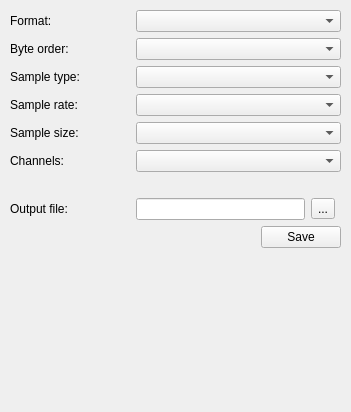
<?xml version="1.0" encoding="UTF-8"?>
<ui version="4.0">
 <class>ViOutputControlWidget</class>
 <widget class="QWidget" name="ViOutputControlWidget">
  <property name="geometry">
   <rect>
    <x>0</x>
    <y>0</y>
    <width>351</width>
    <height>412</height>
   </rect>
  </property>
  <property name="maximumSize">
   <size>
    <width>16777215</width>
    <height>16777215</height>
   </size>
  </property>
  <property name="windowTitle">
   <string>Form</string>
  </property>
  <property name="styleSheet">
   <string/>
  </property>
  <layout class="QGridLayout" name="gridLayout">
   <property name="margin">
    <number>10</number>
   </property>
   <item row="1" column="0" colspan="2">
    <widget class="QWidget" name="formatWidget" native="true">
     <layout class="QGridLayout" name="gridLayout_3">
      <property name="margin">
       <number>0</number>
      </property>
      <item row="0" column="0">
       <widget class="QLabel" name="label_5">
        <property name="minimumSize">
         <size>
          <width>120</width>
          <height>0</height>
         </size>
        </property>
        <property name="maximumSize">
         <size>
          <width>120</width>
          <height>16777215</height>
         </size>
        </property>
        <property name="text">
         <string>Format:</string>
        </property>
       </widget>
      </item>
      <item row="0" column="1">
       <widget class="QComboBox" name="formatBox"/>
      </item>
     </layout>
    </widget>
   </item>
   <item row="4" column="0" colspan="2">
    <widget class="QWidget" name="sampleRateWidget" native="true">
     <layout class="QGridLayout" name="gridLayout_4">
      <property name="margin">
       <number>0</number>
      </property>
      <item row="0" column="0">
       <widget class="QLabel" name="label_2">
        <property name="minimumSize">
         <size>
          <width>120</width>
          <height>0</height>
         </size>
        </property>
        <property name="maximumSize">
         <size>
          <width>120</width>
          <height>16777215</height>
         </size>
        </property>
        <property name="text">
         <string>Sample rate:</string>
        </property>
       </widget>
      </item>
      <item row="0" column="1">
       <widget class="QComboBox" name="sampleRateBox"/>
      </item>
     </layout>
    </widget>
   </item>
   <item row="5" column="0" colspan="2">
    <widget class="QWidget" name="sampleSizeWidget" native="true">
     <layout class="QGridLayout" name="gridLayout_7">
      <property name="margin">
       <number>0</number>
      </property>
      <item row="0" column="0">
       <widget class="QLabel" name="label_3">
        <property name="minimumSize">
         <size>
          <width>120</width>
          <height>0</height>
         </size>
        </property>
        <property name="maximumSize">
         <size>
          <width>120</width>
          <height>16777215</height>
         </size>
        </property>
        <property name="text">
         <string>Sample size:</string>
        </property>
       </widget>
      </item>
      <item row="0" column="1">
       <widget class="QComboBox" name="sampleSizeBox"/>
      </item>
     </layout>
    </widget>
   </item>
   <item row="3" column="0" colspan="2">
    <widget class="QWidget" name="sampleTypeWidget" native="true">
     <layout class="QGridLayout" name="gridLayout_6">
      <property name="margin">
       <number>0</number>
      </property>
      <item row="0" column="0">
       <widget class="QLabel" name="label_4">
        <property name="minimumSize">
         <size>
          <width>120</width>
          <height>0</height>
         </size>
        </property>
        <property name="maximumSize">
         <size>
          <width>120</width>
          <height>16777215</height>
         </size>
        </property>
        <property name="text">
         <string>Sample type:</string>
        </property>
       </widget>
      </item>
      <item row="0" column="1">
       <widget class="QComboBox" name="sampleTypeBox"/>
      </item>
     </layout>
    </widget>
   </item>
   <item row="2" column="0" colspan="2">
    <widget class="QWidget" name="byteOrderWidget" native="true">
     <layout class="QGridLayout" name="gridLayout_5">
      <property name="margin">
       <number>0</number>
      </property>
      <item row="0" column="0">
       <widget class="QLabel" name="label_6">
        <property name="minimumSize">
         <size>
          <width>120</width>
          <height>0</height>
         </size>
        </property>
        <property name="maximumSize">
         <size>
          <width>120</width>
          <height>16777215</height>
         </size>
        </property>
        <property name="text">
         <string>Byte order:</string>
        </property>
       </widget>
      </item>
      <item row="0" column="1">
       <widget class="QComboBox" name="byteOrderBox"/>
      </item>
     </layout>
    </widget>
   </item>
   <item row="6" column="0" colspan="2">
    <widget class="QWidget" name="channelsWidget" native="true">
     <layout class="QGridLayout" name="gridLayout_8">
      <property name="margin">
       <number>0</number>
      </property>
      <item row="0" column="0">
       <widget class="QLabel" name="label_7">
        <property name="minimumSize">
         <size>
          <width>120</width>
          <height>0</height>
         </size>
        </property>
        <property name="maximumSize">
         <size>
          <width>120</width>
          <height>16777215</height>
         </size>
        </property>
        <property name="text">
         <string>Channels:</string>
        </property>
       </widget>
      </item>
      <item row="0" column="1">
       <widget class="QComboBox" name="channelsBox"/>
      </item>
     </layout>
    </widget>
   </item>
   <item row="10" column="0" colspan="2">
    <spacer name="verticalSpacer">
     <property name="orientation">
      <enum>Qt::Vertical</enum>
     </property>
     <property name="sizeHint" stdset="0">
      <size>
       <width>20</width>
       <height>40</height>
      </size>
     </property>
    </spacer>
   </item>
   <item row="9" column="0" colspan="2">
    <widget class="QWidget" name="saveWidget" native="true">
     <layout class="QGridLayout" name="gridLayout_9">
      <property name="margin">
       <number>0</number>
      </property>
      <item row="0" column="1">
       <widget class="QPushButton" name="saveButton">
        <property name="text">
         <string>Save</string>
        </property>
       </widget>
      </item>
      <item row="0" column="0">
       <spacer name="horizontalSpacer">
        <property name="orientation">
         <enum>Qt::Horizontal</enum>
        </property>
        <property name="sizeHint" stdset="0">
         <size>
          <width>40</width>
          <height>20</height>
         </size>
        </property>
       </spacer>
      </item>
     </layout>
    </widget>
   </item>
   <item row="8" column="0">
    <widget class="QWidget" name="fileWidget" native="true">
     <layout class="QGridLayout" name="gridLayout_2">
      <property name="margin">
       <number>0</number>
      </property>
      <item row="0" column="1">
       <widget class="QLineEdit" name="fileLineEdit"/>
      </item>
      <item row="0" column="2">
       <widget class="QToolButton" name="fileButton">
        <property name="text">
         <string>...</string>
        </property>
       </widget>
      </item>
      <item row="0" column="0">
       <widget class="QLabel" name="label">
        <property name="minimumSize">
         <size>
          <width>120</width>
          <height>0</height>
         </size>
        </property>
        <property name="maximumSize">
         <size>
          <width>120</width>
          <height>16777215</height>
         </size>
        </property>
        <property name="text">
         <string>Output file:</string>
        </property>
       </widget>
      </item>
     </layout>
    </widget>
   </item>
   <item row="7" column="0">
    <spacer name="verticalSpacer_2">
     <property name="orientation">
      <enum>Qt::Vertical</enum>
     </property>
     <property name="sizeType">
      <enum>QSizePolicy::Fixed</enum>
     </property>
     <property name="sizeHint" stdset="0">
      <size>
       <width>20</width>
       <height>20</height>
      </size>
     </property>
    </spacer>
   </item>
  </layout>
 </widget>
 <resources/>
 <connections/>
</ui>
